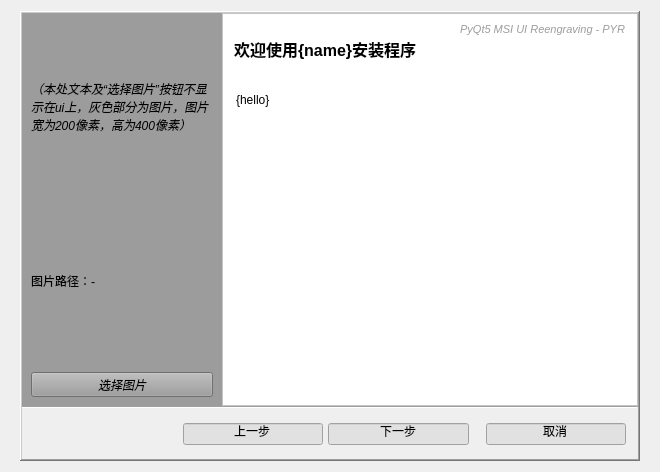
                     <widget class="QWidget" name="scrollAreaWidgetContents_4">
                      <property name="geometry">
                       <rect>
                        <x>0</x>
                        <y>0</y>
                        <width>660</width>
                        <height>472</height>
                       </rect>
                      </property>
                      <layout class="QGridLayout" name="gridLayout_12">
                       <item row="0" column="0">
                        <widget class="QFrame" name="frame_7">
                         <property name="minimumSize">
                          <size>
                           <width>620</width>
                           <height>450</height>
                          </size>
                         </property>
                         <property name="maximumSize">
                          <size>
                           <width>620</width>
                           <height>450</height>
                          </size>
                         </property>
                         <property name="frameShape">
                          <enum>QFrame::WinPanel</enum>
                         </property>
                         <property name="frameShadow">
                          <enum>QFrame::Raised</enum>
                         </property>
                         <layout class="QGridLayout" name="gridLayout_17">
                          <property name="leftMargin">
                           <number>0</number>
                          </property>
                          <property name="topMargin">
                           <number>0</number>
                          </property>
                          <property name="rightMargin">
                           <number>0</number>
                          </property>
                          <property name="bottomMargin">
                           <number>0</number>
                          </property>
                          <property name="spacing">
                           <number>0</number>
                          </property>
                          <item row="0" column="2">
                           <widget class="QFrame" name="frame_9">
                            <property name="styleSheet">
                             <string notr="true">background-color: rgb(255, 255, 255);</string>
                            </property>
                            <property name="frameShape">
                             <enum>QFrame::StyledPanel</enum>
                            </property>
                            <property name="frameShadow">
                             <enum>QFrame::Raised</enum>
                            </property>
                            <layout class="QGridLayout" name="gridLayout_18">
                             <item row="2" column="1">
                              <widget class="QLabel" name="label_19">
                               <property name="sizePolicy">
                                <sizepolicy hsizetype="Preferred" vsizetype="Fixed">
                                 <horstretch>0</horstretch>
                                 <verstretch>0</verstretch>
                                </sizepolicy>
                               </property>
                               <property name="text">
                                <string/>
                               </property>
                              </widget>
                             </item>
                             <item row="3" column="1">
                              <widget class="QPlainTextEdit" name="ui_p1Text">
                               <property name="frameShape">
                                <enum>QFrame::NoFrame</enum>
                               </property>
                               <property name="lineWrapMode">
                                <enum>QPlainTextEdit::WidgetWidth</enum>
                               </property>
                               <property name="plainText">
                                <string>{hello}</string>
                               </property>
                              </widget>
                             </item>
                             <item row="1" column="1">
                              <widget class="QLineEdit" name="ui_p1Title">
                               <property name="font">
                                <font>
                                 <family>Microsoft YaHei UI</family>
                                 <pointsize>12</pointsize>
                                 <weight>75</weight>
                                 <bold>true</bold>
                                </font>
                               </property>
                               <property name="text">
                                <string>欢迎使用{name}安装程序</string>
                               </property>
                               <property name="frame">
                                <bool>false</bool>
                               </property>
                               <property name="clearButtonEnabled">
                                <bool>false</bool>
                               </property>
                              </widget>
                             </item>
                             <item row="0" column="1">
                              <widget class="QLabel" name="ui_p1TopText">
                               <property name="font">
                                <font>
                                 <pointsize>8</pointsize>
                                 <italic>true</italic>
                                </font>
                               </property>
                               <property name="styleSheet">
                                <string notr="true">color: rgb(156, 156, 156);</string>
                               </property>
                               <property name="text">
                                <string>PyQt5 MSI UI Reengraving - PYR </string>
                               </property>
                               <property name="textFormat">
                                <enum>Qt::PlainText</enum>
                               </property>
                               <property name="alignment">
                                <set>Qt::AlignRight|Qt::AlignTrailing|Qt::AlignVCenter</set>
                               </property>
                               <property name="textInteractionFlags">
                                <set>Qt::NoTextInteraction</set>
                               </property>
                              </widget>
                             </item>
                            </layout>
                           </widget>
                          </item>
                          <item row="1" column="0" colspan="3">
                           <widget class="Line" name="line_9">
                            <property name="orientation">
                             <enum>Qt::Horizontal</enum>
                            </property>
                           </widget>
                          </item>
                          <item row="2" column="0">
                           <widget class="QLabel" name="label_21">
                            <property name="text">
                             <string/>
                            </property>
                           </widget>
                          </item>
                          <item row="3" column="0" colspan="3">
                           <widget class="QWidget" name="widget_3" native="true">
                            <property name="sizePolicy">
                             <sizepolicy hsizetype="Preferred" vsizetype="Fixed">
                              <horstretch>0</horstretch>
                              <verstretch>0</verstretch>
                             </sizepolicy>
                            </property>
                            <layout class="QHBoxLayout" name="horizontalLayout_7">
                             <property name="spacing">
                              <number>5</number>
                             </property>
                             <property name="leftMargin">
                              <number>0</number>
                             </property>
                             <property name="topMargin">
                              <number>0</number>
                             </property>
                             <property name="rightMargin">
                              <number>0</number>
                             </property>
                             <property name="bottomMargin">
                              <number>0</number>
                             </property>
                             <item>
                              <spacer name="horizontalSpacer_5">
                               <property name="orientation">
                                <enum>Qt::Horizontal</enum>
                               </property>
                               <property name="sizeHint" stdset="0">
                                <size>
                                 <width>161</width>
                                 <height>20</height>
                                </size>
                               </property>
                              </spacer>
                             </item>
                             <item>
                              <widget class="QLineEdit" name="ui_p1LastBtn">
                               <property name="styleSheet">
                                <string notr="true">background-color: rgb(225, 225, 225);</string>
                               </property>
                               <property name="text">
                                <string>上一步</string>
                               </property>
                               <property name="alignment">
                                <set>Qt::AlignCenter</set>
                               </property>
                              </widget>
                             </item>
                             <item>
                              <widget class="QLineEdit" name="ui_p1NextBtn">
                               <property name="styleSheet">
                                <string notr="true">background-color: rgb(225, 225, 225);</string>
                               </property>
                               <property name="text">
                                <string>下一步</string>
                               </property>
                               <property name="alignment">
                                <set>Qt::AlignCenter</set>
                               </property>
                              </widget>
                             </item>
                             <item>
                              <widget class="QLabel" name="label_22">
                               <property name="text">
                                <string/>
                               </property>
                              </widget>
                             </item>
                             <item>
                              <widget class="QLineEdit" name="ui_p1EixtBtn">
                               <property name="styleSheet">
                                <string notr="true">background-color: rgb(225, 225, 225);</string>
                               </property>
                               <property name="text">
                                <string>取消</string>
                               </property>
                               <property name="alignment">
                                <set>Qt::AlignCenter</set>
                               </property>
                              </widget>
                             </item>
                             <item>
                              <widget class="QLabel" name="label_23">
                               <property name="text">
                                <string/>
                               </property>
                              </widget>
                             </item>
                            </layout>
                           </widget>
                          </item>
                          <item row="4" column="0">
                           <widget class="QLabel" name="label_24">
                            <property name="text">
                             <string/>
                            </property>
                           </widget>
                          </item>
                          <item row="0" column="0" colspan="2">
                           <widget class="QWidget" name="widget_4" native="true">
                            <property name="minimumSize">
                             <size>
                              <width>200</width>
                              <height>0</height>
                             </size>
                            </property>
                            <property name="maximumSize">
                             <size>
                              <width>200</width>
                              <height>16777215</height>
                             </size>
                            </property>
                            <property name="styleSheet">
                             <string notr="true">background-color: rgb(156, 156, 156);</string>
                            </property>
                            <layout class="QVBoxLayout" name="verticalLayout_3">
                             <item>
                              <widget class="QLabel" name="label_25">
                               <property name="font">
                                <font>
                                 <italic>true</italic>
                                </font>
                               </property>
                               <property name="text">
                                <string>（本处文本及“选择图片”按钮不显示在ui上，灰色部分为图片，图片宽为200像素，高为400像素）</string>
                               </property>
                               <property name="textFormat">
                                <enum>Qt::PlainText</enum>
                               </property>
                               <property name="scaledContents">
                                <bool>true</bool>
                               </property>
                               <property name="wordWrap">
                                <bool>true</bool>
                               </property>
                              </widget>
                             </item>
                             <item>
                              <widget class="QLabel" name="ui_imgPath">
                               <property name="text">
                                <string>图片路径：-</string>
                               </property>
                               <property name="wordWrap">
                                <bool>true</bool>
                               </property>
                               <property name="textInteractionFlags">
                                <set>Qt::LinksAccessibleByMouse|Qt::TextSelectableByKeyboard|Qt::TextSelectableByMouse</set>
                               </property>
                              </widget>
                             </item>
                             <item>
                              <widget class="QToolButton" name="ui_selectImage">
                               <property name="sizePolicy">
                                <sizepolicy hsizetype="Preferred" vsizetype="Fixed">
                                 <horstretch>0</horstretch>
                                 <verstretch>0</verstretch>
                                </sizepolicy>
                               </property>
                               <property name="font">
                                <font>
                                 <italic>true</italic>
                                </font>
                               </property>
                               <property name="text">
                                <string>选择图片</string>
                               </property>
                              </widget>
                             </item>
                            </layout>
                           </widget>
                          </item>
                         </layout>
                        </widget>
                       </item>
                      </layout>
                     </widget>
